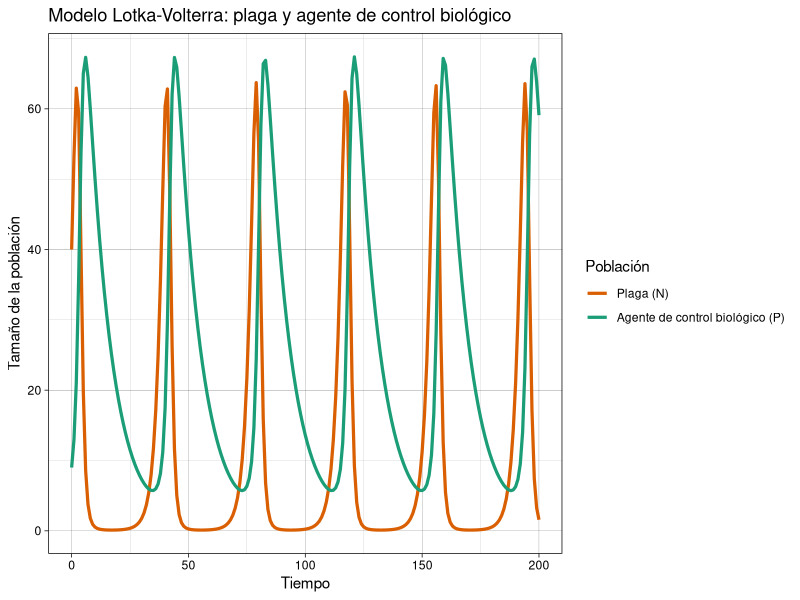
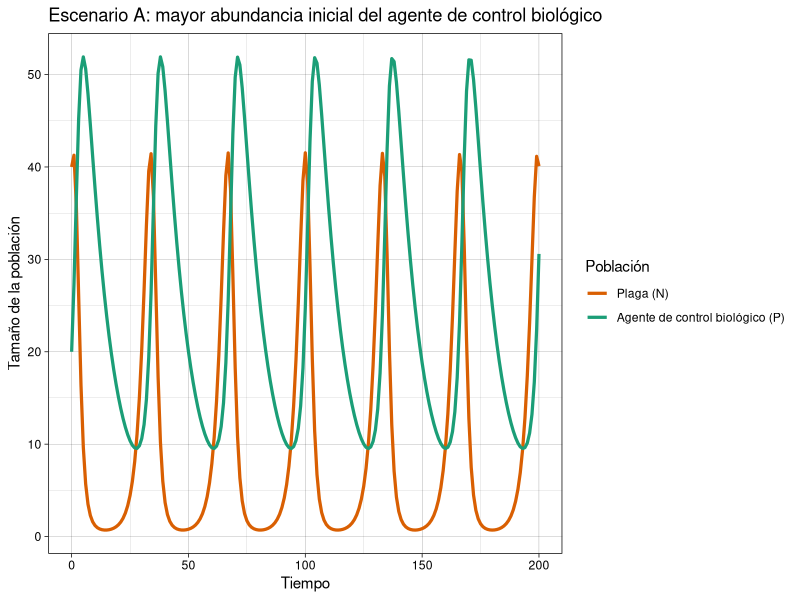
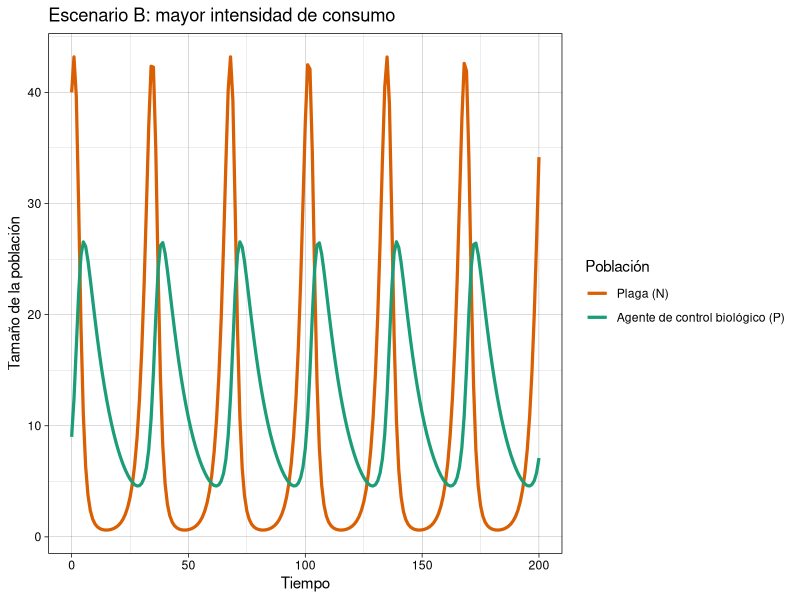
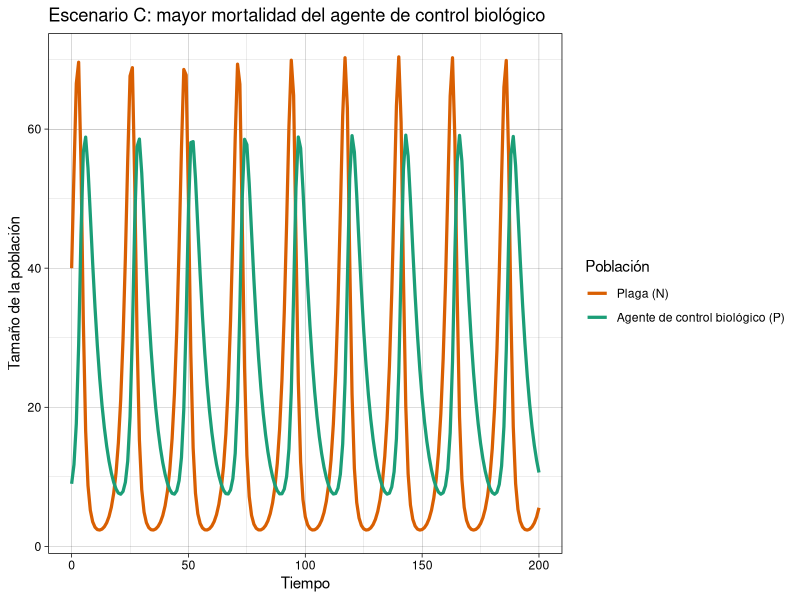
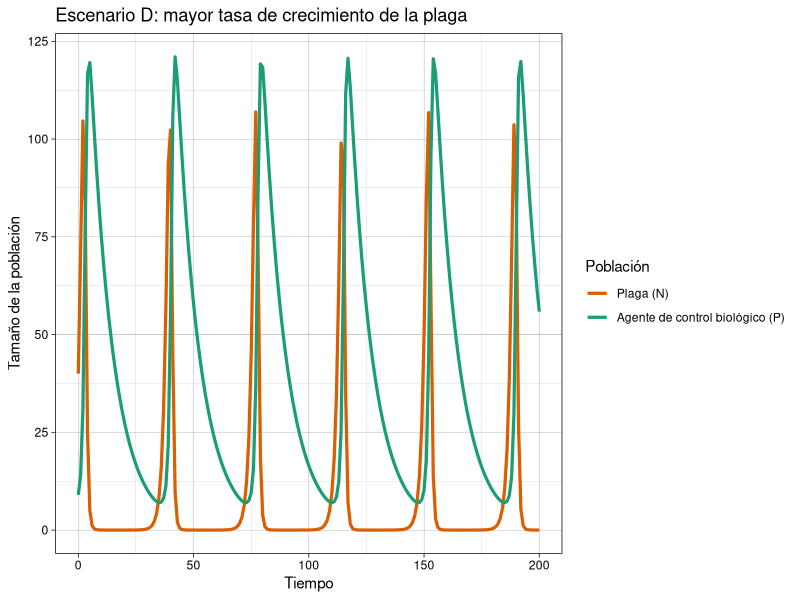
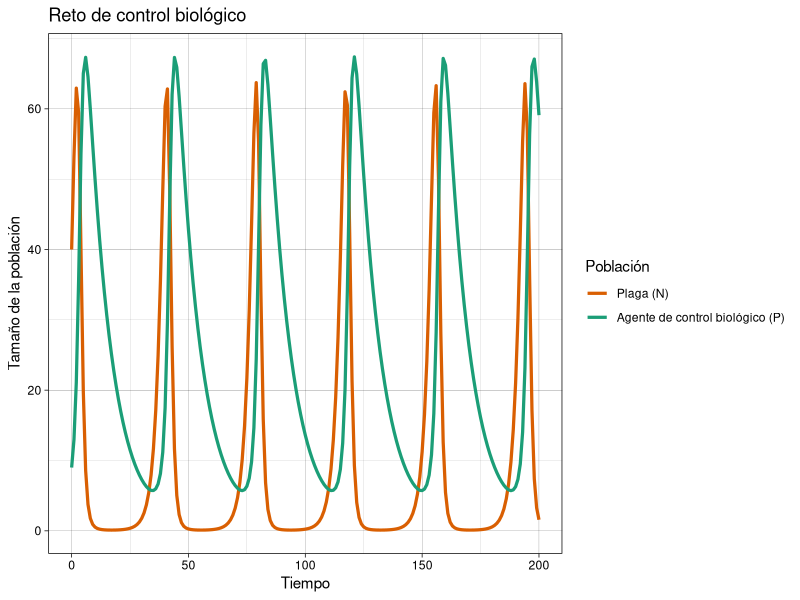

Here is the R script that generated these plots, in order:
## ---- chunk 1
#| label: setup
# install.packages("deSolve")
# install.packages("reshape2")
library(deSolve)
library(ggplot2)
library(reshape2)
## ---- chunk 2
r <- 0.5
a <- 0.02
b <- 0.01
m <- 0.1
## ---- chunk 3
lotka_volterra <- function(t, state, parameters) {
  N <- state[1]
  P <- state[2]

  with(as.list(parameters), {
    dN <- r * N - a * N * P
    dP <- b * N * P - m * P
    return(list(c(dN, dP)))
  })
}
## ---- chunk 4
state <- c(N = 40, P = 9)
## ---- chunk 5
time <- seq(0, 200, by = 1)
## ---- chunk 6
parameters <- c(r = r, a = a, b = b, m = m)

out <- ode(
  y = state,
  times = time,
  func = lotka_volterra,
  parms = parameters
)

out <- as.data.frame(out)
## ---- chunk 7
out_long <- melt(
  out,
  id.vars = "time",
  variable.name = "Poblacion",
  value.name = "Tamano"
)
## ---- chunk 8
ggplot(out_long, aes(x = time, y = Tamano, color = Poblacion)) +
  geom_line(linewidth = 1.1) +
  labs(
    title = "Modelo Lotka-Volterra: plaga y agente de control biológico",
    x = "Tiempo",
    y = "Tamaño de la población",
    color = "Población"
  ) +
  scale_color_manual(
    values = c("N" = "#D95F02", "P" = "#1B9E77"),
    labels = c("Plaga (N)", "Agente de control biológico (P)")
  ) +
  theme_linedraw()
## ---- chunk 9
simular_lv <- function(N0 = 40, P0 = 9,
                       r = 0.5, a = 0.02,
                       b = 0.01, m = 0.1,
                       tiempo = 200) {

  state <- c(N = N0, P = P0)
  parameters <- c(r = r, a = a, b = b, m = m)
  times <- seq(0, tiempo, by = 1)

  resultado <- ode(
    y = state,
    times = times,
    func = lotka_volterra,
    parms = parameters
  )

  as.data.frame(resultado)
}
## ---- chunk 10
graficar_lv <- function(datos, titulo) {
  datos_long <- melt(
    datos,
    id.vars = "time",
    variable.name = "Poblacion",
    value.name = "Tamano"
  )

  ggplot(datos_long, aes(time, Tamano, color = Poblacion)) +
    geom_line(linewidth = 1.1) +
    labs(
      title = titulo,
      x = "Tiempo",
      y = "Tamaño de la población",
      color = "Población"
    ) +
    scale_color_manual(
      values = c("N" = "#D95F02", "P" = "#1B9E77"),
      labels = c("Plaga (N)", "Agente de control biológico (P)")
    ) +
    theme_linedraw()
}
## ---- chunk 11
escenario_A <- simular_lv(P0 = 20)
graficar_lv(escenario_A, "Escenario A: mayor abundancia inicial del agente de control biológico")
## ---- chunk 12
escenario_B <- simular_lv(a = 0.04)
graficar_lv(escenario_B, "Escenario B: mayor intensidad de consumo")
## ---- chunk 13
escenario_C <- simular_lv(m = 0.2)
graficar_lv(escenario_C, "Escenario C: mayor mortalidad del agente de control biológico")
## ---- chunk 14
escenario_D <- simular_lv(r = 0.8)
graficar_lv(escenario_D, "Escenario D: mayor tasa de crecimiento de la plaga")
## ---- chunk 15
# Modifiquen los valores que consideren necesarios
N0_reto <- 40
P0_reto <- 9
r_reto <- 0.5
a_reto <- 0.02
b_reto <- 0.01
m_reto <- 0.1

reto <- simular_lv(
  N0 = N0_reto,
  P0 = P0_reto,
  r = r_reto,
  a = a_reto,
  b = b_reto,
  m = m_reto
)

graficar_lv(reto, "Reto de control biológico")
## ---- chunk 16
max(out$N)
max(reto$N)
